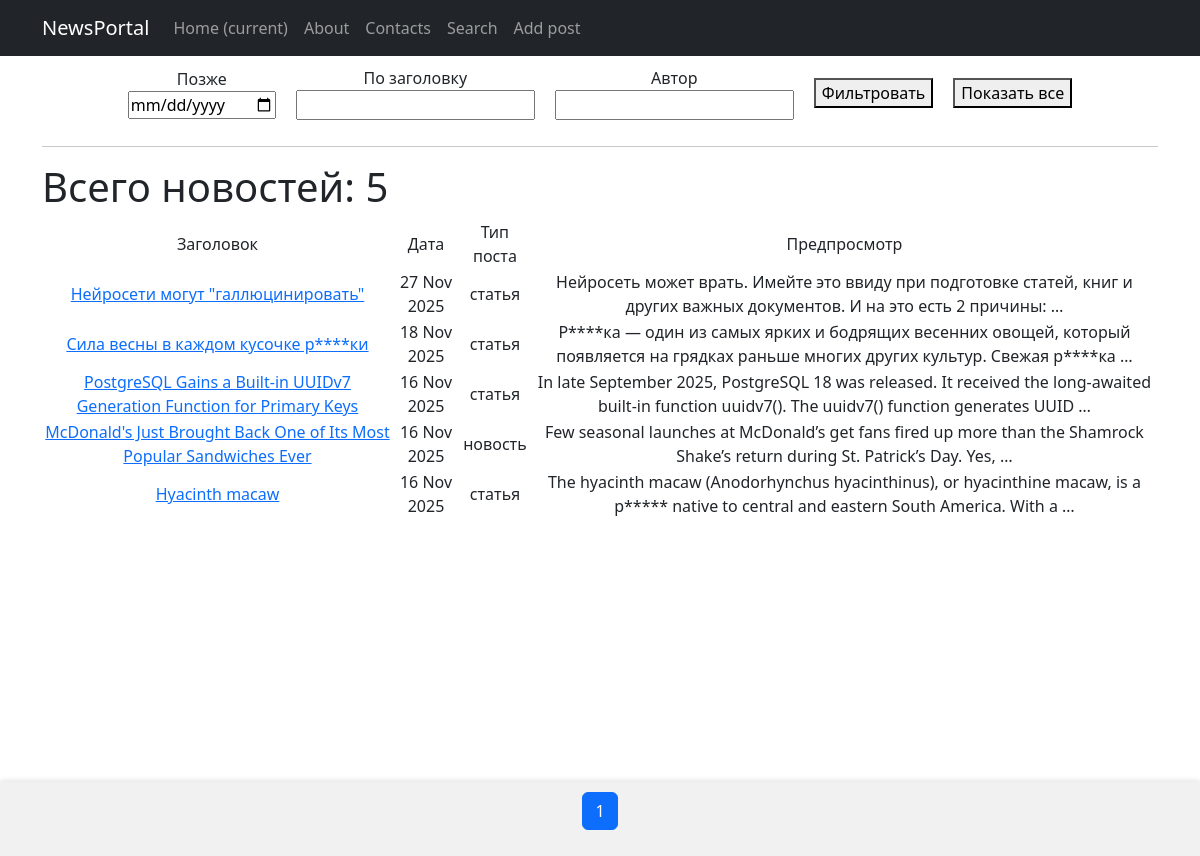
Page /news/search/ on the earlier database version.
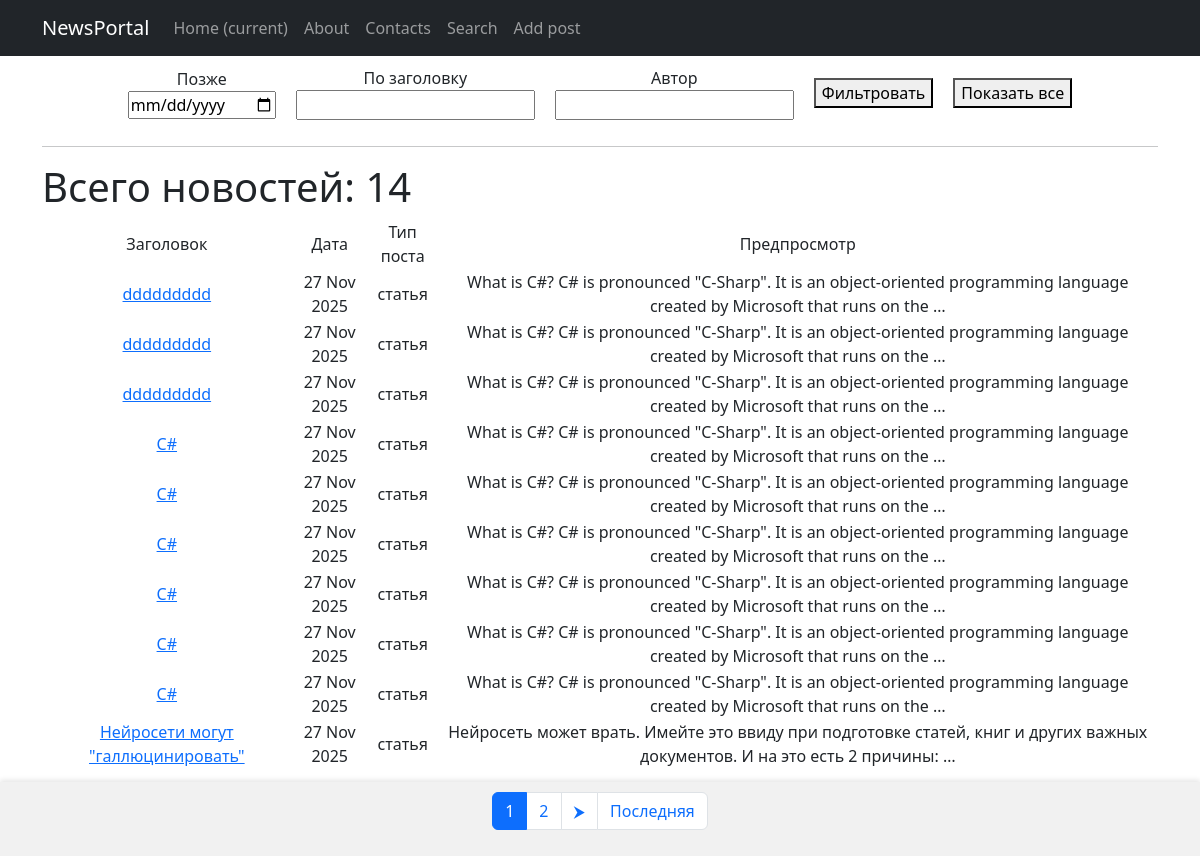
Same page on the later database version.
### news/models.py (models this page shows, shortened)
class Post(models.Model):
    POST_TYPES = [
        ('n', 'новость'),
        ('a', 'статья')
    ]
    author = models.ForeignKey(Author, on_delete=models.CASCADE)
    post_type = models.CharField(max_length=1, choices=POST_TYPES)
    date_time = models.DateTimeField(auto_now_add=True)
    category = models.ManyToManyField(Category, through='PostCategory')
    title = models.CharField(max_length=255)
    text = models.TextField()
    rating = models.IntegerField(default=0)

### news/views.py (the view)
# urls.py: path('search/', SearchNews.as_view(), name='news_search'),  # <-- новый путь
class SearchNews(ListView):
    model = Post
    ordering = '-date_time'
    template_name = 'search.html'
    context_object_name = 'news'
    paginate_by = 10
    def get_queryset(self):
        queryset = super().get_queryset()
        self.filterset = PostFilter(self.request.GET, queryset=queryset)
        return self.filterset.qs
    def get_context_data(self, **kwargs):
        context = super().get_context_data(**kwargs)
        context['filterset'] = self.filterset
        context['total_news'] = self.get_queryset().count()  # <-- добавляем общее количество
        return context

### news/templatetags/custom_filters.py (called while the page is built)
@register.filter()
def censor(txt: str):
    stop_words = ['редис', 'parrot',]
    stop_words.extend([word.title() for word in stop_words])
    for stop_word in stop_words:
        txt = txt.replace(stop_word, stop_word[0] + '*' * (len(stop_word) - 1))
    return txt

### templates/search.html (shortened to what this page needs)
{% extends 'flatpages/default.html' %}
{% load custom_filters %}
{% block content %}
<div class="page-container">
    <form method="GET" style="
        display:flex; gap:20px;
        align-items:center;
        justify-content: center; /* центрирование по горизонтали */
        flex-wrap:nowrap;
        margin-top: 10px; /* отступ сверху */
        margin-bottom: 10px; /* отступ снизу */
    ">
        <div>
            <label>{{ filterset.form.date.label }}</label><br>
            {{ filterset.form.date }}
        </div>
        <div>
            <label>{{ filterset.form.name.label }}</label><br>
            {{ filterset.form.name }}
        </div>
        <div>
            <label>{{ filterset.form.author.label }}</label><br>
            {{ filterset.form.author }}
        </div>
        <button type="submit">Фильтровать</button>
        <a href="{% url 'news_search' %}"><button type="button">Показать все</button></a>
    </form>
    <hr>
    <div class="content">
        {% if news %}
            <h1 style="text-align: left;">Всего новостей: {{ total_news }}</h1>
            <table>
                <tr>
                    <td>Заголовок</td>
                    <td>Дата</td>
                    <td>Тип поста</td>
                    <td>Предпросмотр</td>
                </tr>
                {% for item in news %}
                <tr>
                    <td>
                        <a href="{% url 'post' item.id %}">{{ item.title|censor }}</a>
                    </td>
                    <td>{{ item.date_time|date:'d M Y' }}</td>
                    <td>{{ item.get_post_type_display }}</td>
                    <td>{{ item.text|truncatewords:20|censor }}</td>
                </tr>
                {% endfor %}
            </table>
        {% else %}
            <h1>Новостей нет!</h1>
        {% endif %}
    </div>
    <div class="pagination-container">
        <nav aria-label="Page navigation">
            <ul class="pagination justify-content-center">
                {% for num in page_obj.paginator.page_range %}
                    {% if num == page_obj.number %}
                        <li class="page-item active"><span class="page-link">{{ num }}</span></li>
                    {% elif num >= page_obj.number|add:-2 and num <= page_obj.number|add:2 %}
                        <li class="page-item"><a class="page-link" href="?page={{ num }}">{{ num }}</a></li>
                    {% endif %}
                {% endfor %}
                {% if page_obj.has_next %}
                    <li class="page-item"><a class="page-link" href="?page={{ page_obj.next_page_number }}">⮞</a></li>
                {% endif %}
                {% if page_obj.number < page_obj.paginator.num_pages %}
                    <li class="page-item"><a class="page-link" href="?page={{ page_obj.paginator.num_pages }}">Последняя</a></li>
                {% endif %}
            </ul>
        </nav>
    </div>
</div>
{% endblock content %}

Differences in the rows shown:
no longer on this page (row unchanged): Post: title|censor "Сила весны в каждом кусочке р****ки", date_time "18 Nov 2025", post_type "статья", text|censor "Р****ка — один из самых ярких и бодрящих весенних овощей, который появляется на грядках раньше многих других культур. Свежая р****ка …"
no longer on this page (row unchanged): Post: title|censor "PostgreSQL Gains a Built-in UUIDv7 Generation Function for Primary Keys", date_time "16 Nov 2025", post_type "статья", text|censor "In late September 2025, PostgreSQL 18 was released. It received the long-awaited built-in function uuidv7(). The uuidv7() function generates UUID …"
no longer on this page (row unchanged): Post: title|censor "McDonald's Just Brought Back One of Its Most Popular Sandwiches Ever", date_time "16 Nov 2025", post_type "новость", text|censor "Few seasonal launches at McDonald’s get fans fired up more than the Shamrock Shake’s return during St. Patrick’s Day. Yes, …"
no longer on this page (row unchanged): Post: title|censor "Hyacinth macaw", date_time "16 Nov 2025", post_type "статья", text|censor "The hyacinth macaw (Anodorhynchus hyacinthinus), or hyacinthine macaw, is a p***** native to central and eastern South America. With a …"
added Post: title|censor "ddddddddd", date_time "27 Nov 2025", post_type "статья", text|censor "What is C#? C# is pronounced \"C-Sharp\". It is an object-oriented programming language created by Microsoft that runs on the …"
added Post: title|censor "ddddddddd", date_time "27 Nov 2025", post_type "статья", text|censor "What is C#? C# is pronounced \"C-Sharp\". It is an object-oriented programming language created by Microsoft that runs on the …"
added Post: title|censor "ddddddddd", date_time "27 Nov 2025", post_type "статья", text|censor "What is C#? C# is pronounced \"C-Sharp\". It is an object-oriented programming language created by Microsoft that runs on the …"
added Post: title|censor "C#", date_time "27 Nov 2025", post_type "статья", text|censor "What is C#? C# is pronounced \"C-Sharp\". It is an object-oriented programming language created by Microsoft that runs on the …"
added Post: title|censor "C#", date_time "27 Nov 2025", post_type "статья", text|censor "What is C#? C# is pronounced \"C-Sharp\". It is an object-oriented programming language created by Microsoft that runs on the …"
added Post: title|censor "C#", date_time "27 Nov 2025", post_type "статья", text|censor "What is C#? C# is pronounced \"C-Sharp\". It is an object-oriented programming language created by Microsoft that runs on the …"
added Post: title|censor "C#", date_time "27 Nov 2025", post_type "статья", text|censor "What is C#? C# is pronounced \"C-Sharp\". It is an object-oriented programming language created by Microsoft that runs on the …"
added Post: title|censor "C#", date_time "27 Nov 2025", post_type "статья", text|censor "What is C#? C# is pronounced \"C-Sharp\". It is an object-oriented programming language created by Microsoft that runs on the …"
added Post: title|censor "C#", date_time "27 Nov 2025", post_type "статья", text|censor "What is C#? C# is pronounced \"C-Sharp\". It is an object-oriented programming language created by Microsoft that runs on the …"
Other differences:
{{ total_news }}: "5" → "14"
new list line: "2"
text now shown: "⮞ Последняя"
